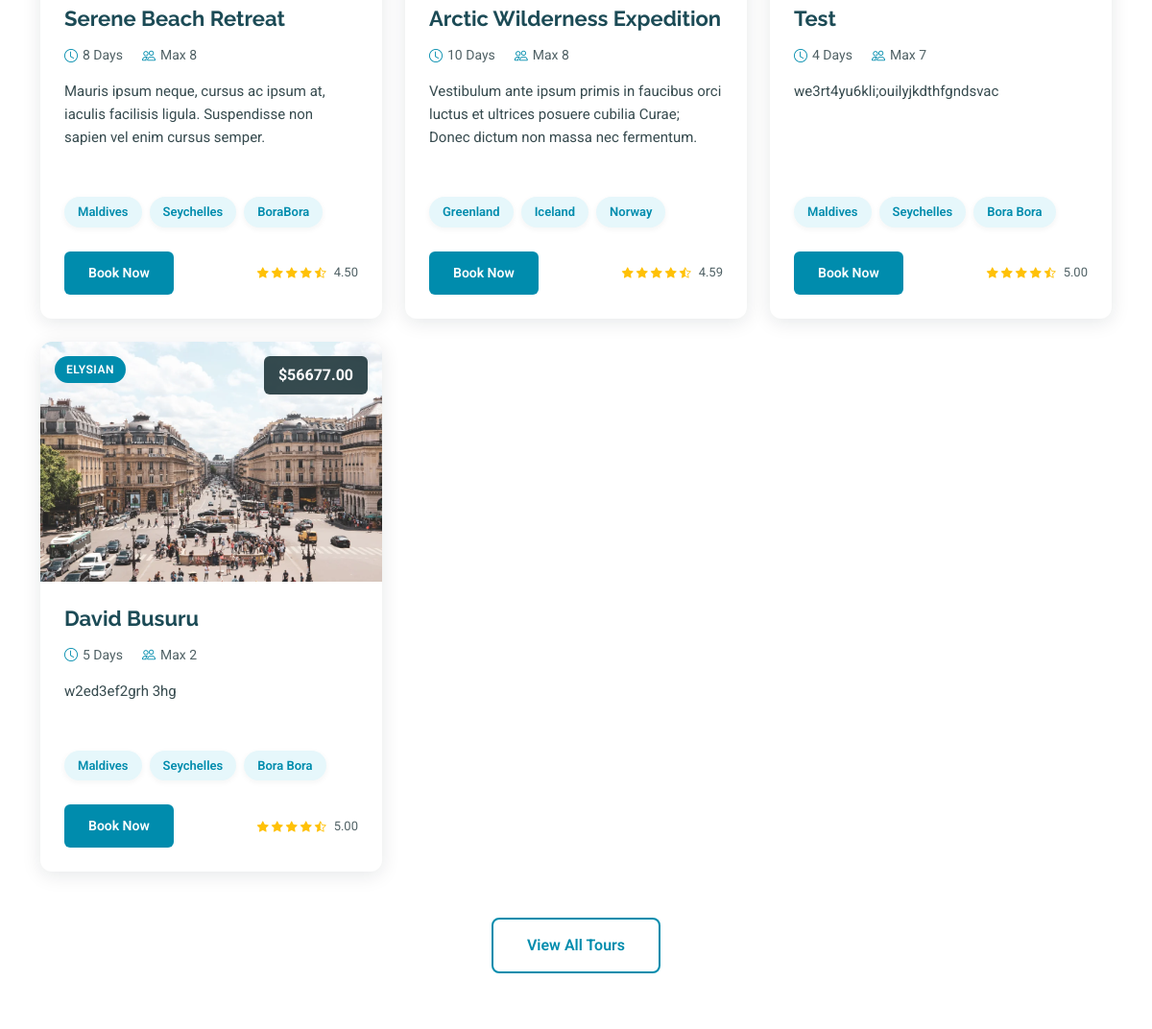
The app's page / (middle part), older data.
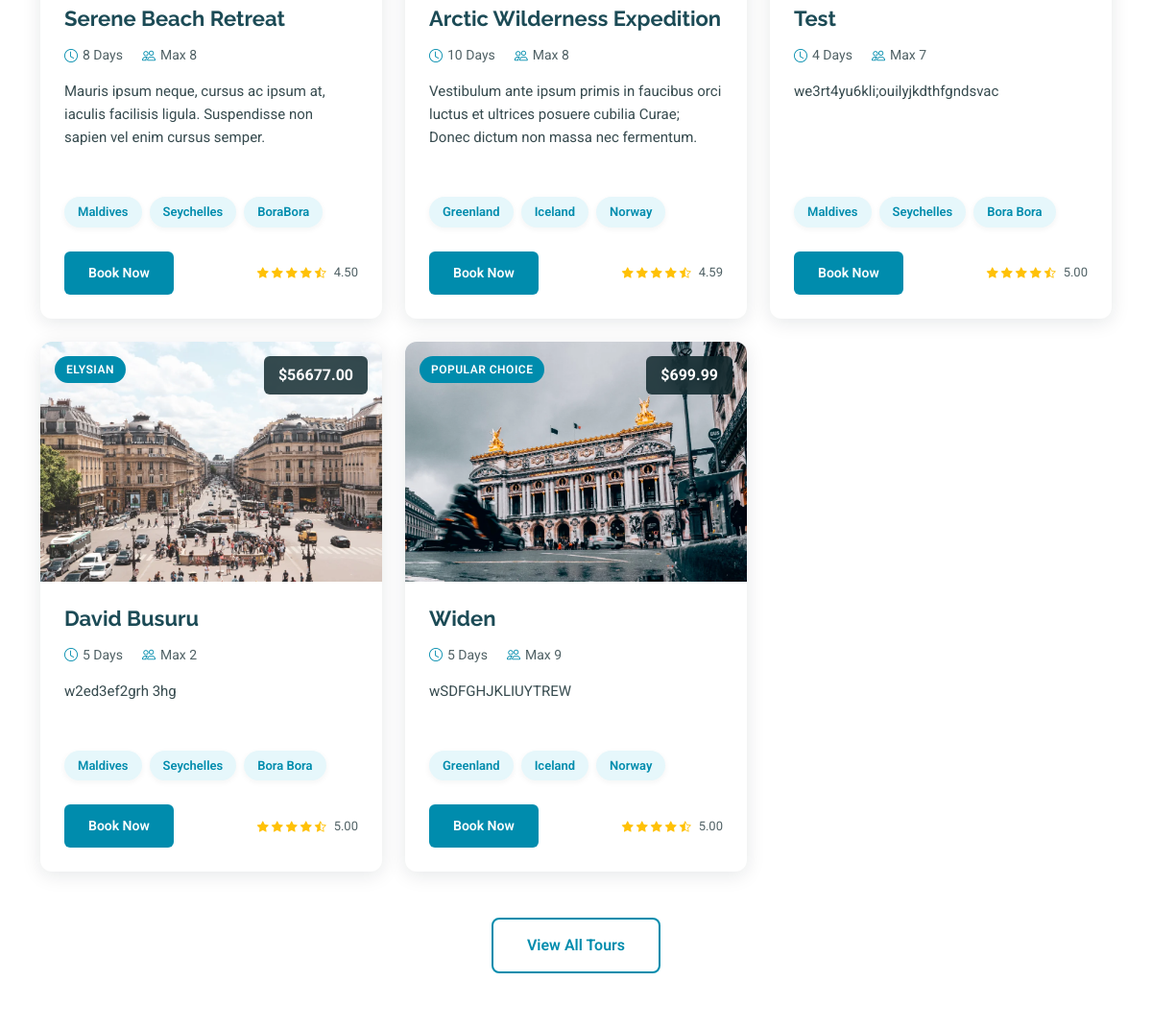
The same page, newer data.
### book/models.py (models this page shows, shortened)
class Featured_Tours(models.Model):
    name = models.CharField(max_length=100)
    description = models.TextField()
    image = models.ImageField(upload_to='featured_tours/', blank=True, null=True)
    duration = models.PositiveIntegerField(default=0)  # Duration in days
    price = models.DecimalField(max_digits=10, decimal_places=2)
    tag = models.CharField(max_length=50)
    destinations = models.CharField(max_length=200 , blank=True, null=True )  # Comma-separated list of destinations
    ratings = models.DecimalField(max_digits=3, decimal_places=2, default=0.0)
    group_size = models.PositiveIntegerField(default=0)

### book/views.py (the view)
# urls.py: path('', views.index, name='index'),
def index(request):
    featured_destinations = Featured_Destinations.objects.all()
    context = {
        'featured_destinations': featured_destinations,
        'featured_tours': Featured_Tours.objects.all(),
        'testimonials': Testimonial.objects.all(),  # Placeholder for testimonials if needed
    }
    return render(request, 'book/index.html', context)

### book/templatetags/custom_filters.py (called while the page is built)
@register.filter
def split(value, key=","):
    try:
        if value is None:
            return []
        if not isinstance(value, str):
            value = str(value)
        return value.split(key)
    except Exception:
        return []

@register.filter
def trim(value):
    if value is None:
        return ""
    try:
        return str(value).strip()
    except Exception:
        return value

### book/templates/book/index.html (shortened to what this page needs)
{% extends 'book/base.html' %}
{% load custom_filters %}
{% block content %}
{% load static %}
  <main class="main">
    <section id="featured-tours" class="featured-tours section">
<div class="container" data-aos="fade-up" data-aos-delay="100">
  <div class="row gy-4">
    {% for featured_tour in featured_tours %}
      <div class="col-lg-4 col-md-6" data-aos="fade-up" data-aos-delay="200">
        <div class="tour-card">
          <div class="tour-image">
            <img src="{{ featured_tour.image.url }}" alt="{{ featured_tour.name }}" class="img-fluid" loading="lazy">
            <div class="tour-badge">{{ featured_tour.tag }}</div>
            <div class="tour-price">${{ featured_tour.price }}</div>
          </div>
          <div class="tour-content">
            <h4>{{ featured_tour.name }}</h4>
            <div class="tour-meta">
              <span class="duration"><i class="bi bi-clock"></i> {{ featured_tour.duration }} Days</span>
              <span class="group-size"><i class="bi bi-people"></i> Max {{ featured_tour.group_size }}</span>
            </div>
            <p>{{ featured_tour.description }}</p>
            <div class="tour-highlights">
              {% for place in featured_tour.destinations|split:"," %}
                {% with place|trim as dest %}
                  {% if dest %}
                    <span class="dest-pill">{{ dest }}</span>
                  {% endif %}
                {% endwith %}
              {% endfor %}
            </div>
            <div class="tour-action">
              <a href="booking.html" class="btn-book">Book Now</a>
              <div class="tour-rating">
                <i class="bi bi-star-fill"></i>
                <i class="bi bi-star-fill"></i>
                <i class="bi bi-star-fill"></i>
                <i class="bi bi-star-fill"></i>
                <i class="bi bi-star-half"></i>
                <span>{{ featured_tour.ratings }}</span>
              </div>
            </div>
          </div>
        </div>
      </div>
    {% endfor %}
  </div>
</div>
        <div class="text-center mt-5" data-aos="fade-up" data-aos-delay="500">
          <a href="tours.html" class="btn-view-all">View All Tours</a>
        </div>
    </section>
  </main>>
   {% endblock %}

Row changes from the older to the newer data that the page shows:
added Featured_Tours: image (picture), tag "POPULAR CHOICE", price "699.99", name "Widen", duration "5", group_size "9", description "wSDFGHJKLIUYTREW", destinations "Greenland" "Iceland" "Norway", ratings "5.00"
